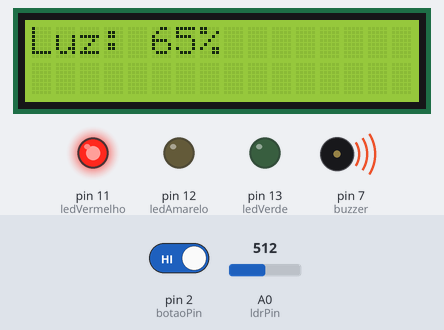
The sketch below on a simulated Arduino Uno, built with avr-gcc and run on an emulated ATmega328P. Parts: 16×2 character LCD, output pins drawn as LEDs (lit = HIGH), buzzer (waves = sounding). The inputs (shaded band) are chosen by the test bench; at power-on: A0 (ldrPin) = 512, pin 2 (botaoPin) HIGH.

Above: at 15.2 s.
15.3 s: A0 (ldrPin) set to 610
At 25.7 s:
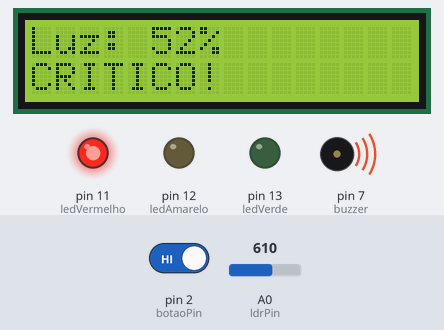
28.3 s: A0 (ldrPin) set to 632
At 35.9 s:
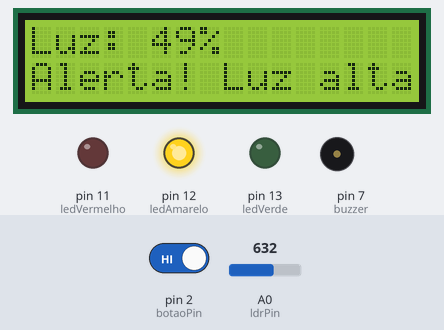
36.2 s: A0 (ldrPin) set to 759
At 42.5 s:
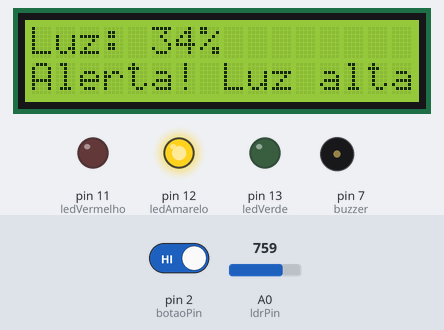
49.2 s: A0 (ldrPin) set to 783
At 56.5 s:
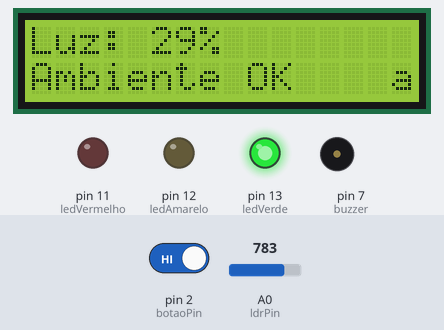
57.3 s: A0 (ldrPin) set to 511
At 66.3 s:
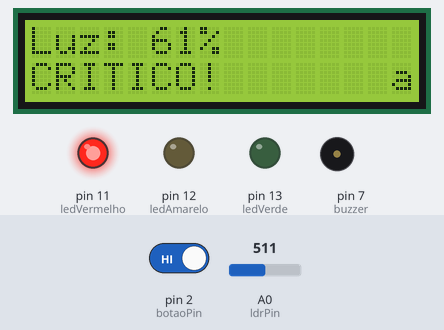
70.3 s: pin 2 (botaoPin) driven LOW
At 77.9 s:
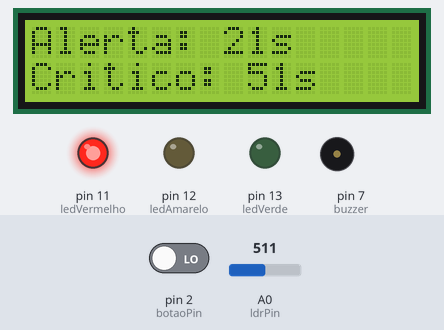
Timing chart, 0 to 79.4 s (numbered marks = the images above; inputs shaded):
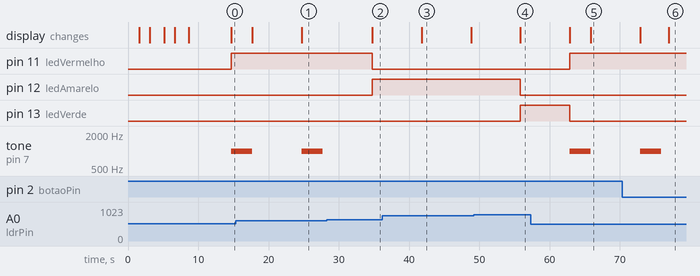

The sketch:

MonitoramentoLuz.ino
```cpp
#include <Wire.h>                // Biblioteca para comunicação I2C
#include <LiquidCrystal_I2C.h>   // Biblioteca para controle do LCD via I2C

// Inicializa o LCD com endereço I2C 0x27, 16 colunas e 2 linhas
LiquidCrystal_I2C lcd(0x27, 16, 2);

// Definição dos pinos
int ledVerde = 13;      // LED verde conectado ao pino 13
int ledAmarelo = 12;    // LED amarelo conectado ao pino 12
int ledVermelho = 11;   // LED vermelho conectado ao pino 11
int buzzer = 7;         // Buzzer conectado ao pino 7
int ldrPin = A0;        // LDR (sensor de luz) conectado ao pino analógico A0
int botaoPin = 2;       // Botão conectado ao pino 2

// Variáveis para controle de tempo
unsigned long tempoAlertaInicio = 0;   // Marca quando o estado de alerta começou
unsigned long tempoCriticoInicio = 0;  // Marca quando o estado crítico começou
unsigned long tempoAlertaTotal = 0;    // Tempo total em estado de alerta (ms)
unsigned long tempoCriticoTotal = 0;   // Tempo total em estado crítico (ms)

// Flags de estado
bool emAlerta = false;           // Indica se o sistema está em estado de alerta
bool emCritico = false;          // Indica se o sistema está em estado crítico
bool mostrandoTempos = false;    // Indica se está mostrando os tempos no LCD
bool botaoPressionado = false;   // Indica se o botão está pressionado
unsigned long ultimoBotaoPress = 0;  // Última vez que o botão foi pressionado

// Caracteres personalizados para o símbolo do infinito (∞)
byte name1x5[] = { B00000, B00000, B00000, B00000, B00000, B00000, B00000, B00000 };
byte name0x6[] = { B00000, B00111, B01000, B10000, B10000, B10000, B01000, B00111 };
byte name0x7[] = { B00000, B00000, B10001, B01010, B00100, B01010, B10001, B00000 };
byte name0x8[] = { B00000, B11100, B00010, B00001, B00001, B00001, B00010, B11100 };

void setup() {
  lcd.init();          // Inicializa o LCD
  lcd.backlight();     // Liga a luz de fundo

  // Configura os pinos como saída ou entrada
  pinMode(ledVerde, OUTPUT);
  pinMode(ledAmarelo, OUTPUT);
  pinMode(ledVermelho, OUTPUT);
  pinMode(buzzer, OUTPUT);
  pinMode(botaoPin, INPUT_PULLUP);

  // Sequência de inicialização no LCD
  lcd.clear();
  lcd.setCursor(2, 0);
  lcd.print("BEM-VINDO A");
  delay(1500);
  lcd.clear();
  lcd.setCursor(4, 0);
  lcd.print("INFINITY");
  delay(1500);

  // Cria os caracteres personalizados para o símbolo do infinito
  lcd.createChar(0, name1x5);
  lcd.createChar(1, name0x6);
  lcd.createChar(2, name0x7);
  lcd.createChar(3, name0x8);

  // Desenha o símbolo do infinito (∞) no LCD
  lcd.clear();
  lcd.setCursor(5, 1);
  lcd.write(byte(0));
  lcd.setCursor(6, 0);
  lcd.write(byte(1));
  lcd.setCursor(7, 0);
  lcd.write(byte(2));
  lcd.setCursor(8, 0);
  lcd.write(byte(3));
  delay(2000);

  // Continuação da sequência de inicialização
  lcd.clear();
  lcd.setCursor(1, 0);
  lcd.print("MONITORAMENTO");
  delay(1500);

  lcd.clear();
  lcd.setCursor(2, 0);
  lcd.print("SISTEMA ATIVO");
  delay(2000);
  lcd.clear();
}

// Função para mostrar os tempos acumulados de alerta e crítico
void mostrarTempos() {
  lcd.clear();
  lcd.setCursor(0, 0);
  lcd.print("Alerta: ");
  lcd.print(tempoAlertaTotal / 1000);  // Converte ms para segundos
  lcd.print("s");

  lcd.setCursor(0, 1);
  lcd.print("Critico: ");
  lcd.print(tempoCriticoTotal / 1000); // Converte ms para segundos
  lcd.print("s");
}

// Função para verificar o botão
void verificarBotao() {
  int leituraBotao = digitalRead(botaoPin);

  if (leituraBotao == LOW) {  // Botão pressionado
    if (!botaoPressionado && (millis() - ultimoBotaoPress) > 50) {  // Verifica se o botão foi acionado a mais de 50ms
      botaoPressionado = true;
      ultimoBotaoPress = millis();
      mostrandoTempos = !mostrandoTempos;  // Alterna entre mostrar e não mostrar tempos

      if (mostrandoTempos) {
        mostrarTempos();  // Atualiza o display com os tempos
      } else {
        lcd.clear();  // Volta para a tela normal
      }
    }
  } else {
    botaoPressionado = false;
  }
}

void loop() {
  verificarBotao();  // Verifica o botão a cada loop

  if (!mostrandoTempos) {  // Se não estiver mostrando tempos, faz o monitoramento normal
    // Faz a média de 10 leituras do LDR para suavizar variações
    int soma = 0;
    for (int i = 0; i < 10; i++) {
      soma += analogRead(ldrPin);
      delay(600);  // Pequeno delay entre leituras
    }
    int media = soma / 10;

    // Converte a leitura analógica para porcentagem (0-100%)
    // Valores 1002 (escuro) e 250 (claro)
    int luzPercent = constrain(map(media, 1002, 250, 0, 100), 0, 100);

    // Mostra a porcentagem de luz no LCD
    lcd.setCursor(0, 0);
    lcd.print("Luz: ");
    lcd.print(luzPercent);
    lcd.print("%    ");

    // Atualiza os tempos acumulados antes de mudar de estado
    unsigned long agora = millis();
    if (emAlerta) {
      tempoAlertaTotal += agora - tempoAlertaInicio;
      tempoAlertaInicio = agora;
    }
    if (emCritico) {
      tempoCriticoTotal += agora - tempoCriticoInicio;
      tempoCriticoInicio = agora;
    }

    // Estados
    if (luzPercent > 50) {  // Estado CRÍTICO (luz muito alta)
      if (!emCritico) {     // Verifica se acabou de entrar no estado crítico
        tempoCriticoInicio = millis();
        emCritico = true;
      }
      // Aciona o LED vermelho e buzzer
      digitalWrite(ledVerde, LOW);
      digitalWrite(ledAmarelo, LOW);
      digitalWrite(ledVermelho, HIGH);
      tone(buzzer, 1000);  // Buzzer ligado
      delay(3000);
      noTone(buzzer);      // Desliga o buzzer após 3 segundos
      lcd.setCursor(0, 1);
      lcd.print("CRITICO!       ");
    }
    else if (luzPercent >= 30 && luzPercent <= 50) {  // Estado de ALERTA
      if (!emAlerta) {  // Verifica se acabou de entrar no estado de alerta
        tempoAlertaInicio = millis();
        emAlerta = true;
      }
      // Aciona apenas o LED amarelo
      digitalWrite(ledVerde, LOW);
      digitalWrite(ledAmarelo, HIGH);
      digitalWrite(ledVermelho, LOW);
      noTone(buzzer);
      lcd.setCursor(0, 1);
      lcd.print("Alerta! Luz alta.");
    }
    else {  // Estado NORMAL (luz adequada)
      // Atualiza os tempos totais ao sair dos estados
      if (emCritico) {
        tempoCriticoTotal += agora - tempoCriticoInicio;
        emCritico = false;
      }
      if (emAlerta) {
        tempoAlertaTotal += agora - tempoAlertaInicio;
        emAlerta = false;
      }
      // Aciona apenas o LED verde
      digitalWrite(ledVerde, HIGH);
      digitalWrite(ledAmarelo, LOW);
      digitalWrite(ledVermelho, LOW);
      noTone(buzzer);
      lcd.setCursor(0, 1);
      lcd.print("Ambiente OK    ");
    }
  }

  delay(1000);
}
```

Measured:
- the behaviour switches between 618 and 619 on A0 (ldrPin) (found by bisection; images 1 and 2)
- the behaviour switches between 776 and 777 on A0 (ldrPin) (found by bisection; images 3 and 4)
- after the input at 15.3 s, the display: first differs from a run without the input after 9.4 s (image 1)
- after the input at 28.3 s, pin 11 (ledVermelho): HIGH → LOW after 6.4 s; pin 12 (ledAmarelo): LOW → HIGH after 6.4 s; tone on pin 7 (buzzer): stays silent (without the input it goes to 1000 Hz after 6.4 s); the display: changes after 6.4 s (image 2)
- after the input at 36.2 s, the display: changes after 5.6 s (image 3)
- after the input at 49.2 s, pin 12 (ledAmarelo): HIGH → LOW after 6.6 s; pin 13 (ledVerde): LOW → HIGH after 6.6 s; the display: changes after 6.6 s (image 4)
- after the input at 57.3 s, pin 11 (ledVermelho): LOW → HIGH after 5.5 s; pin 13 (ledVerde): HIGH → LOW after 5.5 s; tone on pin 7 (buzzer): silent → 1000 Hz after 5.5 s, → silent 3.0 s later; the display: first changes after 5.5 s (image 5 shows a later state)
- after the input at 70.3 s, the display: first differs from a run without the input after 6.6 s (image 6)
